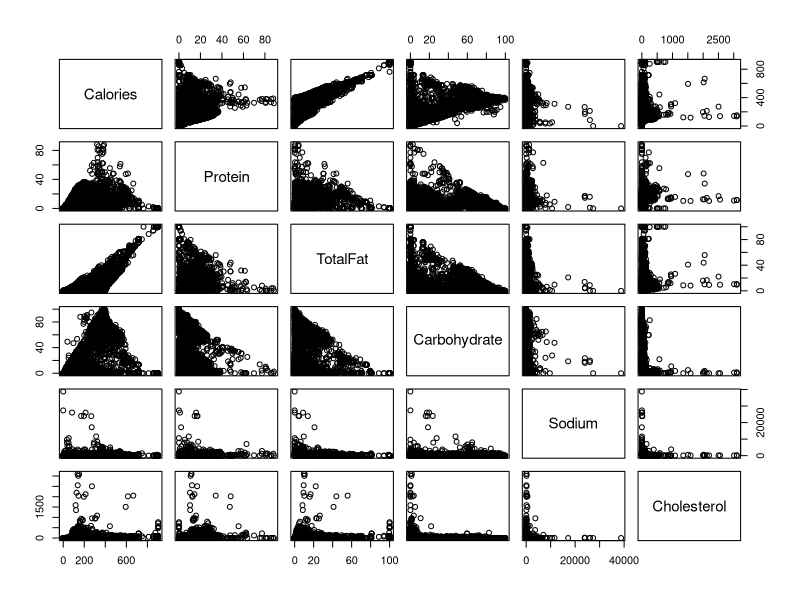

R code for this plot:
## ---- chunk 1
dfClean <- read.csv("USDA_Clean.csv")

## ---- chunk 2
names(dfClean)
sapply(dfClean,typeof)
## ---- chunk 3
dfClean.isolatedCol <- dfClean[,c("Calories","Protein","TotalFat","Carbohydrate","Sodium","Cholesterol")]
plot(dfClean.isolatedCol)
## ---- chunk 4
cor(dfClean.isolatedCol)
# Yes. Based on the plots generated in #3, we visually see the plot for Calories and TotalFat resembles a fairly straight line. This hints a correlation between the two. On further inspection using cor(), we can see the correlation between Calories and Total Fat is 0.80. Since it is very close to 1, it confirms our observation that Calories and TotalFat is highly correlated.
## ---- chunk 5
# INSERT YOUR CODE HERE.
dfClean.model <- lm(Calories~Protein+TotalFat+Carbohydrate+Sodium+Cholesterol, data=dfClean)
summary(dfClean.model)
summary(dfClean.model)$coefficient
## ---- chunk 6
summary(dfClean.model)
# Sodium is the least significant with the smallest p-value. It also has the smallest coefficient among all the independent variables which means it contributes the least to the linear regression equation.
## ---- chunk 7
dfPredict <- data.frame(Protein=0.1, TotalFat=35, Carbohydrate=405, Sodium=440, Cholesterol=70, Sugar=NA, Calcium=35, Iron=NA, Potassium=35, VitaminC=10,	VitaminE=NA, VitaminD=NA)
dfPredictedCalories <- predict(dfClean.model, dfPredict)
dfPredictedCalories

## ---- chunk 8
dfPredictHighSodium <- data.frame(Protein=0.1, TotalFat=35, Carbohydrate=405, Sodium=44440, Cholesterol=70, Sugar=NA, Calcium=35, Iron=NA, Potassium=35, VitaminC=10,	VitaminE=NA, VitaminD=NA)
dfPredictedHighSodiumCalories <- predict(dfClean.model, dfPredictHighSodium)
dfPredictedHighSodiumCalories
# calories increase from 1828 to 1843.

(dfPredictedHighSodiumCalories - dfPredictedCalories)/dfPredictedCalories
# That is only a 0.8% increase which is expected since Sodium only has a coefficient of 0.0003.
# It will take about 3.3k of Sodium just to raise one Calorie.
## ---- chunk 9
# H_0 = the score distribution are identical
# H_a = there's a difference in score distribution.
## ---- chunk 10
# This is a paired experiment.
## ---- chunk 11
# Wilcoxon signed rank-sum
## ---- chunk 12
article.1 <- c (.4,.72,0,.36,.55)
article.2 <- c (.77,.49,.66,.28,.38)
wilcox.test(article.2, article.1, paired = T)
## ---- chunk 13
# Since p-value > alpha = 0.05, we cannot reject H_0. 
# There's insufficient evidence to validate that illustration improves students retell.
## ---- chunk 14
# this is an unpaired experiment.
## ---- chunk 15
# Wilcoxon Rank sum test
## ---- chunk 16
toothpaste.a <- c(97.1,101.3,107.8,101.9,97.4, 104.5,99.5, 95.1)
toothpaste.b <- c(103.5,105.3,106.5,107.9,102.1,105.6,109.8,97.2)
wilcox.test(toothpaste.a,toothpaste.b)
## ---- chunk 17
# since p-value < \alpha = 0.05, we reject H_0.
# Statistically significant to say they are different based on weight measurements.
